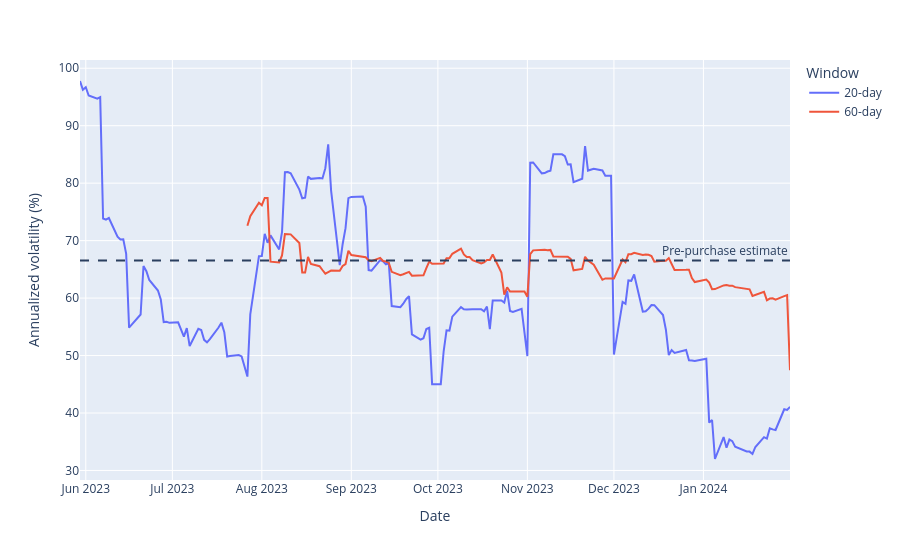

Here is the notebook cell this chart was saved with:
### Markdown cell above
## Rolling estimates versus the full-sample estimate

The dashed line represents volatility estimated from the entire pre-purchase
sample. It is the fixed volatility used by the GBM model.

### Code cell
sigma_before = log_returns.std() * np.sqrt(n)
fig.add_hline(y=sigma_before * 100, line_dash="dash", annotation_text="Pre-purchase estimate")
fig.show()

### Figure 1 — Plotly figure (JSON) as saved in the notebook; plotly's stock layout.template omitted (floating-point values rounded to 4 significant figures; data arrays with more than 128 entries replaced by an {"elided": "..."} marker saying what was removed)
{"data": [{"hovertemplate": "Window=20-day<br>Date=%{x}<br>Annualized volatility (%)=%{y}<extra></extra>", "legendgroup": "20-day", "line": {"color": "#636efa", "dash": "solid"}, "marker": {"symbol": "circle"}, "mode": "lines", "name": "20-day", "orientation": "v", "showlegend": true, "type": "scatter", "x": {"elided": "170 str values"}, "xaxis": "x", "y": {"elided": "170 float values"}, "yaxis": "y"}, {"hovertemplate": "Window=60-day<br>Date=%{x}<br>Annualized volatility (%)=%{y}<extra></extra>", "legendgroup": "60-day", "line": {"color": "#EF553B", "dash": "solid"}, "marker": {"symbol": "circle"}, "mode": "lines", "name": "60-day", "orientation": "v", "showlegend": true, "type": "scatter", "x": {"elided": "170 str values"}, "xaxis": "x", "y": {"elided": "170 float values"}, "yaxis": "y"}], "layout": {"annotations": [{"showarrow": false, "text": "Pre-purchase estimate", "x": 1, "xanchor": "right", "xref": "x domain", "y": 66.54, "yanchor": "bottom", "yref": "y"}], "legend": {"title": {"text": "Window"}, "tracegroupgap": 0}, "margin": {"t": 60}, "shapes": [{"line": {"dash": "dash"}, "type": "line", "x0": 0, "x1": 1, "xref": "x domain", "y0": 66.54, "y1": 66.54, "yref": "y"}], "xaxis": {"anchor": "y", "domain": [0, 1], "title": {"text": "Date"}}, "yaxis": {"anchor": "x", "domain": [0, 1], "title": {"text": "Annualized volatility (%)"}}}}
